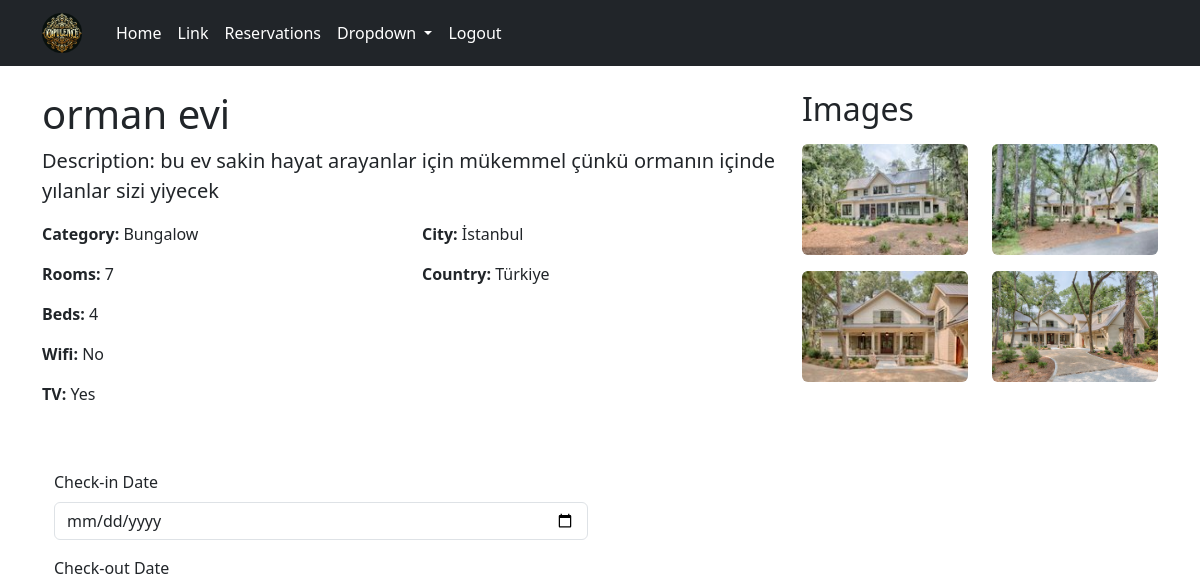
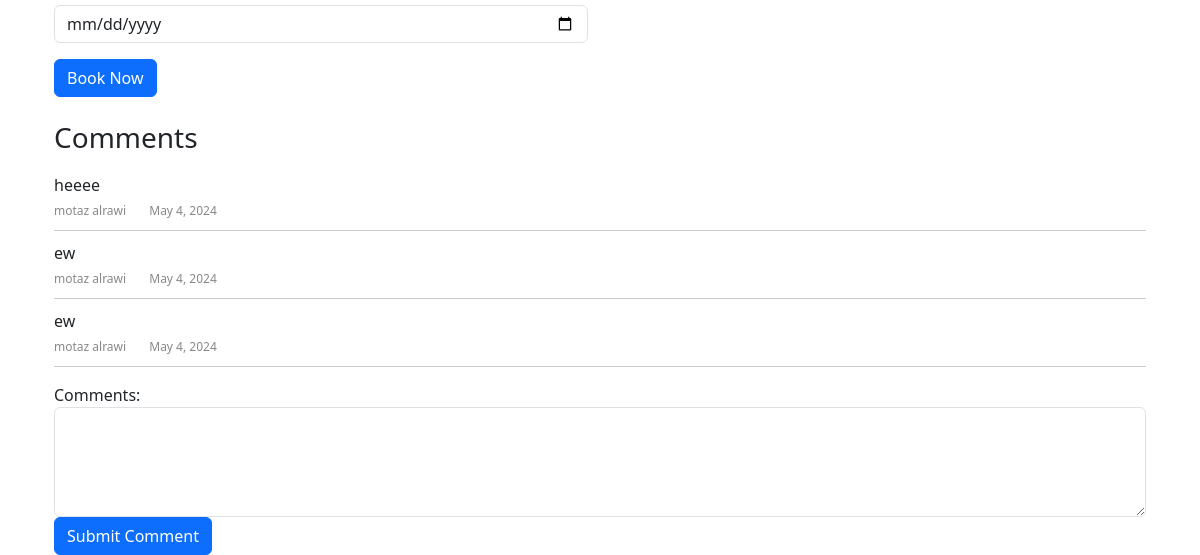
Page /2 (signed in) on the earlier database version (2 pictures, top to bottom).
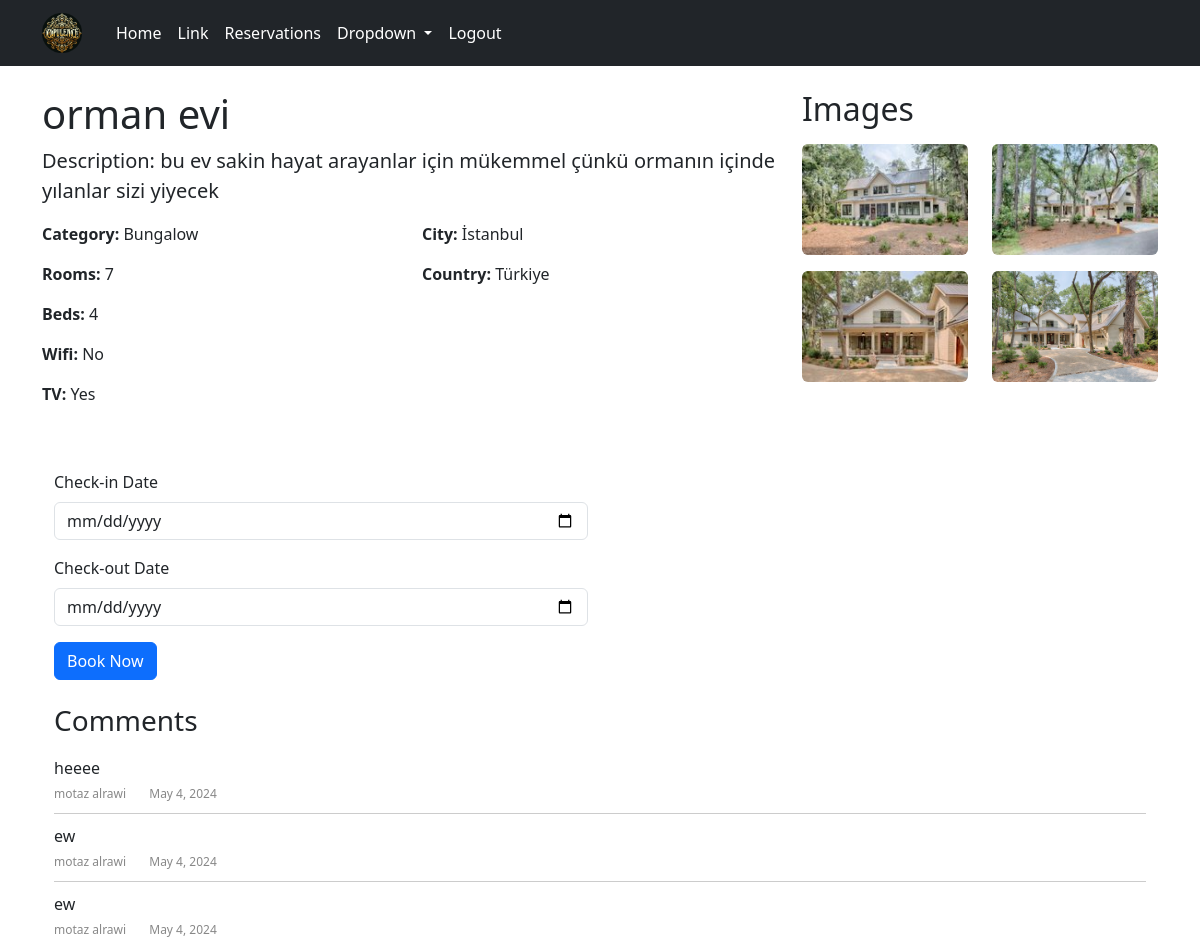
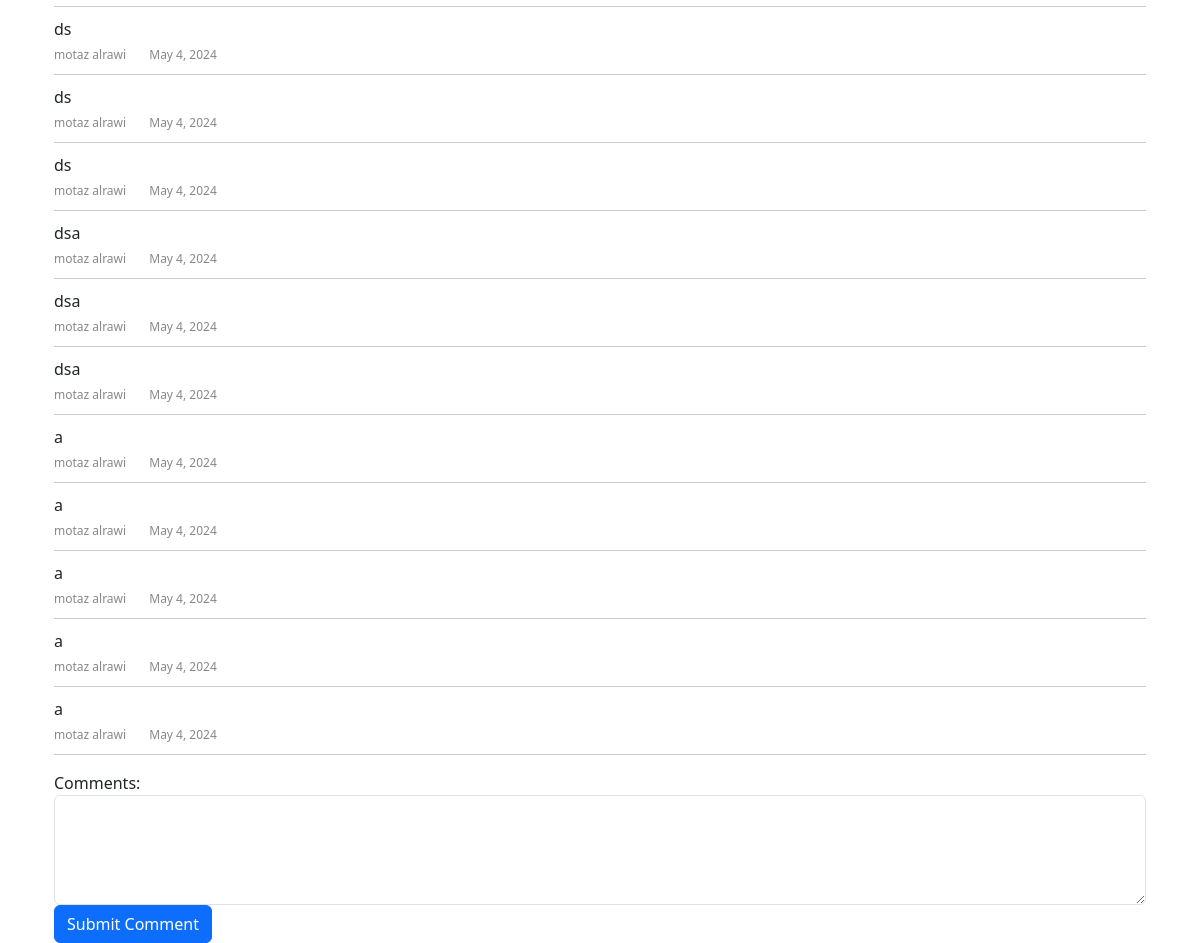
Same page on the later database version (2 pictures, top to bottom).
### apartments/models.py (models this page shows, shortened)
class Apartment(models.Model):
    category = models.ForeignKey(Category, on_delete=models.CASCADE)
    country=models.ForeignKey(Country,on_delete=models.SET_NULL,null=True,blank=True)
    city = models.ForeignKey(City, on_delete=models.CASCADE)
    apt_name = models.CharField(max_length=255)
    description = models.TextField()
    cover_image=models.ImageField(upload_to='covers/',null=True)
    district = models.CharField(max_length=30)
    is_active = models.BooleanField(default=True)
    is_booked = models.BooleanField(default=False)
    rooms = models.IntegerField()
    beds = models.IntegerField()
    bath_rooms = models.IntegerField()
    wifi = models.BooleanField(default=False)
    tv = models.BooleanField(default=False)
    price_per_night = models.DecimalField(max_digits=10, decimal_places=2)
    user = models.ForeignKey(settings.AUTH_USER_MODEL, null=True, blank=True, on_delete=models.CASCADE)
    created_at = models.DateTimeField(auto_now_add=True,null=True)
    updated_at = models.DateTimeField(auto_now=True,null=True)

class Category(models.Model):
    category_name = models.CharField(max_length=100, unique=True)
    category_image=models.ImageField(upload_to='categories/',null=True,blank=True)
    def __str__(self):
        return self.category_name

class City(models.Model):
    city_name = models.CharField(max_length=100)
    city_image=models.ImageField(upload_to="cities/",null=True,blank=True)
    postal_code = models.IntegerField()
    country = models.ForeignKey(Country, on_delete=models.CASCADE)
    def __str__(self):
        return self.city_name

class Country(models.Model):
    country_name = models.CharField(max_length=100)
    country_image=models.ImageField(upload_to='countries/', blank=True, null=True)
    def __str__(self):
        return self.country_name

class ApartmentImage(models.Model):
    apartment = models.ForeignKey(Apartment, related_name='images', on_delete=models.CASCADE)
    image = models.ImageField(upload_to='apartment_images/')
    user = models.ForeignKey(settings.AUTH_USER_MODEL, null=True, blank=True, on_delete=models.CASCADE)

### reviews/models.py (models this page shows, shortened)
class Comment(models.Model):
    user = models.ForeignKey(settings.AUTH_USER_MODEL,on_delete=models.CASCADE)
    apartment = models.ForeignKey("apartments.apartment",on_delete=models.CASCADE)
    text = models.TextField(blank=False,null=False)
    created_at = models.DateTimeField(auto_now_add=True)
    updated_at = models.DateTimeField(auto_now=True)

### accounts/models.py (models this page shows)
class CustomUser(AbstractUser):
    username = None
    email = models.EmailField(unique=True)
    phone_number = models.CharField(max_length=11 , unique=True)
    objects = CustomUserManager()
    USERNAME_FIELD = "email"
    REQUIRED_FIELDS = []  # Remove 'email' from REQUIRED_FIELDS

### apartments/views.py (the view)
# urls.py: path('<int:pk>',views.ApartmentDetailView.as_view(),name='detail'),
class ApartmentDetailView(DetailView):
    model = Apartment
    template_name = "apartment/detail.html"
    def get_context_data(self, **kwargs):
        context=super().get_context_data(**kwargs)
        apartment=context['apartment']
        context['comments']=Comment.objects.filter(apartment=apartment)
        try:
            images=ApartmentImage.objects.filter(apartment=apartment).order_by('-id')
            context["form"]=ReservationForm
            context["images"]=images
        except ApartmentImage.DoesNotExist:
                pass
        return context

### templates/apartment/detail.html (shortened to what this page needs)
{% extends "base.html" %}
{% block content %}
<div class="container mt-4">
    <div class="row">
        <div class="col-md-8">
            <h1>{{ apartment.apt_name }}</h1>
            <p class="lead"><strong>Description:</strong> {{ apartment.description }}</p>
            <div class="row mb-4">
                <div class="col-md-6">
                    <p><strong>Category:</strong> {{ apartment.category }}</p>
                    <p><strong>Rooms:</strong> {{ apartment.rooms }}</p>
                    <p><strong>Beds:</strong> {{ apartment.beds }}</p>
                    {% if apartment.wifi %}
                        <p><strong>Wifi:</strong> Yes</p>
                    {% else %}
                        <p><strong>Wifi:</strong> No</p>
                    {% endif %}
                    {% if apartment.tv %}
                        <p><strong>TV:</strong> Yes</p>
                    {% else %}
                        <p><strong>TV:</strong> No</p>
                    {% endif %}
                </div>
                <div class="col-md-6">
                    <p><strong>City:</strong> {{ apartment.city }}</p>
                    <p><strong>Country:</strong> {{ apartment.country }}</p>
                </div>
            </div>
        </div>
        <div class="col-md-4">
            {% if images %}
                <h2 class="mb-3">Images</h2>
                <div class="row">
                    {% for apt_image in images %}
                        <div class="col-md-6 mb-3">
                            <img src="{{ apt_image.image.url }}" alt="house image" class="img-fluid rounded">
                        </div>
                    {% endfor %}
                </div>
            {% endif %}
        </div>
    </div>
</div>
<div class="container mt-4">
    {% if user.is_authenticated %}
        {% include "../reservations/res_apt.html" %}
        <div class="container mt-4">
            {% include "reviews/list_comment.html" %}
        {% include "reviews/add_comment.html" %}
        </div>
    {% else %}
        <p class="lead">To book this apartment, please <a href="{% url "users_login" %}?next=/{{apartment.id}}" class="text-primary">log in</a> or <a href="{% url "users_register" %}" class="text-primary">sign up</a>.</p>
        {% endif %}
</div>
{% endblock content %}

### templates/base.html (shortened to what this page needs)
<!DOCTYPE html>
<html lang="en">
<head>
  {% load static %}
    <link rel="stylesheet" href="{% static "css/style.css" %} ">
    <link rel="stylesheet" href="https://cdn.jsdelivr.net/npm/daterangepicker/daterangepicker.css">
    <link href="https://cdn.jsdelivr.net/npm/bootstrap@5.3.3/dist/css/bootstrap.min.css" rel="stylesheet">
</head>
<body>
  {% include "partials/navbar.html" %}
    {% block content %}
    {% endblock content %}
</body>
</html>

### templates/partials/navbar.html (shortened to what this page needs)
{% load static %}
<nav class="navbar navbar-expand-lg navbar-dark bg-dark">
    <div class="container">
        <a class="navbar-brand" href="{% url "index" %}">
            <img src="{% static "/images/logo.png" %}" style="width: 40px; padding: 0; margin-right: 10px;" alt="logo">
        </a>
        <div class="collapse navbar-collapse" id="navbarSupportedContent">
            <ul class="navbar-nav mr-auto">
                <li class="nav-item">
                    <a class="nav-link" href="{% url "index" %}" style="color: white;">Home</a>
                </li>
                <li class="nav-item">
                    <a class="nav-link" href="#" style="color: white;">Link</a>
                </li>
                {% if user.is_authenticated %}
                <li class="nav-item">
                    <a class="nav-link" href="{% url 'list-reserv' %}" style="color: white;">Reservations</a>
                </li>
                {% endif %}
                <li class="nav-item dropdown">
                    <a class="nav-link dropdown-toggle" href="#" id="navbarDropdown" role="button" data-toggle="dropdown" aria-expanded="false" style="color: white;">
                        Dropdown
                    </a>
                </li>
            </ul>
            <ul class="navbar-nav ml-auto">
                {% if not user.is_authenticated %}
                <li class="nav-item">
                    <a class="nav-link" href="{% url "users_login" %}" style="color: white;">Login</a>
                </li>
                <li class="nav-item">
                    <a class="nav-link" href="{% url "users_register" %}" style="color: white;">Sign Up</a>
                </li>
                {% else %}
                <li class="nav-item">
                    <form method="post" action="{% url 'users_logout' %}">
                        <button type="submit" class="btn nav-link" style="color: white;">Logout</button>
                    </form>
                </li>
                {% endif %}
            </ul>
        </div>
    </div>
</nav>

### templates/reservations/res_apt.html (shortened to what this page needs)
<div class="container mt-4">
    <div class="row">
        <div class="col-md-6 ">
            <form action="{% url 'creat-reserv' apartment.id %}" method="post">
                <div class="mb-3">
                    <label for="check-in-date" class="form-label">Check-in Date</label>
                    <input type="date" class="form-control" id="check-in-date" name="check_in_date" required>
                </div>
                <div class="mb-3">
                    <label for="check-out-date" class="form-label">Check-out Date</label>
                    <input type="date" class="form-control" id="check-out-date" name="check_out_date" required>
                </div>
                <button type="submit" class="btn btn-primary">Book Now</button>
            </form>
        </div>
    </div>
</div>

### templates/reviews/list_comment.html (shortened to what this page needs)
<div class="comments-section">
    <h3>Comments</h3>
    <ul class="comment-list">
        {% for comment in comments %}
        <li class="comment">
            <div class="comment-content">{{ comment.text }}</div>
            <div class="comment-meta">
                <span class="comment-author">{{ comment.user.first_name }} {{ comment.user.last_name }}</span>
                <span class="comment-date">{{ comment.created_at|date:"F j, Y" }}</span>
            </div>
        </li>
        {% empty %}
        <li class="no-comments">No comments yet.</li>
        {% endfor %}
    </ul>
</div>

### templates/reviews/add_comment.html (shortened to what this page needs)
<form method="POST" action="{% url "comment"  apartment.id %}">
    <div class="form-group">
        <label for="comments">Comments:</label>
        <textarea class="form-control" id="text" name="text" rows="4"></textarea>
    </div>
    <button type="submit" class="btn btn-primary">Submit Comment</button>
</form>

### BookingSystem/static/css/style.css (style rules this page uses)
body { background-color: black; color: white; }

### templates/reviews/list_comment.html (style rules this page uses)
.comments-section { margin-top: 20px; }
.comment-list { list-style-type: none; padding: 0; }
.comment { border-bottom: 1px solid #ccc; padding: 10px 0; }
.comment-content { margin-bottom: 5px; }
.comment-meta { font-size: 12px; color: #888; }
.comment-author { margin-right: 10px; }
.comment-date { margin-left: 10px; }

Differences in the rows shown:
added Comment: text "ds", user.first_name "motaz", user.last_name "alrawi", created_at "May 4, 2024"
added Comment: text "ds", user.first_name "motaz", user.last_name "alrawi", created_at "May 4, 2024"
added Comment: text "ds", user.first_name "motaz", user.last_name "alrawi", created_at "May 4, 2024"
added Comment: text "dsa", user.first_name "motaz", user.last_name "alrawi", created_at "May 4, 2024"
added Comment: text "dsa", user.first_name "motaz", user.last_name "alrawi", created_at "May 4, 2024"
added Comment: text "dsa", user.first_name "motaz", user.last_name "alrawi", created_at "May 4, 2024"
added Comment: text "a", user.first_name "motaz", user.last_name "alrawi", created_at "May 4, 2024"
added Comment: text "a", user.first_name "motaz", user.last_name "alrawi", created_at "May 4, 2024"
added Comment: text "a", user.first_name "motaz", user.last_name "alrawi", created_at "May 4, 2024"
added Comment: text "a", user.first_name "motaz", user.last_name "alrawi", created_at "May 4, 2024"
added Comment: text "a", user.first_name "motaz", user.last_name "alrawi", created_at "May 4, 2024"
